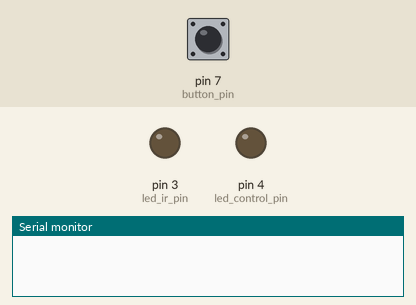
Simulated run of this sketch. Board: Arduino Uno, built with avr-gcc and run on an emulated ATmega328P. On the bench: output pins drawn as LEDs (lit = HIGH), the last lines printed to the serial monitor. Inputs (shaded band) come from the test bench; at power-on: pin 7 (button_pin) LOW.

Above: at 1.2 s.
1.3 s: pin 7 (button_pin) pulled HIGH for 3.2 s
At 2.5 s:
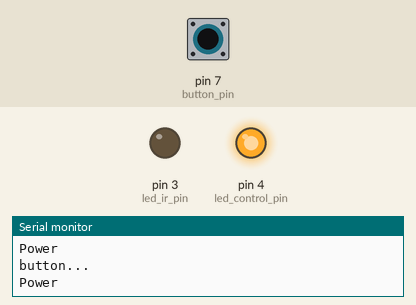
Timing chart, 0 to 6.8 s (numbered marks = the images above; inputs shaded):
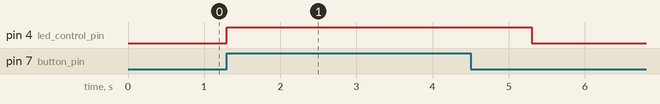

Measured:
- after the input at 1.3 s, pin 4 (led_control_pin): LOW → HIGH at once, → LOW 4.0 s later

The sketch:

remote.ino
```cpp
#include <IRremote.h>
IRsend irsend;

const int led_ir_pin = 3;
const int led_control_pin = 4;
const int button_pin = 7;

int last_action = 0;
int wait = 1000;


// Samsung remote IT codes.
// Source: http://arduinostuff.blogspot.de/2011/06/samsung-remote-ir-codes.html

// volume up
unsigned int S_vup[68]={4600,4350,650,1550,700,1500,700,1550,700,400,700,400,700,450,650,450,700,400,700,1500,700,1550,650,1550,700,400,700,400,700,450,650,450,700,400,700,1500,700,1550,650,1550,700,400,700,450,700,400,700,400,700,400,700,450,650,450,650,450,650,1550,700,1500,700,1550,700,1500,700,1550,650};

// volume down
unsigned int S_vdown[68]={4600,4350,700,1550,650,1550,700,1500,700,450,650,450,700,400,700,400,700,400,700,1550,700,1500,700,1550,700,400,700,400,700,400,700,450,650,450,650,1550,700,1500,700,450,650,1550,700,400,700,400,700,450,700,400,700,400,700,400,700,1550,700,400,700,1500,700,1500,700,1550,700,1500,700};
/************************************************/

// power on/off
unsigned int S_pwr[68]={4600,4350,700,1550,650,1550,650,1600,650,450,650,450,650,450,650,450,700,400,700,1550,650,1550,650,1600,650,450,650,450,650,450,700,450,650,450,650,450,650,1550,700,450,650,450,650,450,650,450,650,450,700,400,650,1600,650,450,650,1550,650,1600,650,1550,650,1550,700,1550,650,1550,650};

void setup()
{
  Serial.begin(9600);
  pinMode(led_ir_pin, OUTPUT);
  pinMode(led_control_pin, OUTPUT);
  pinMode(button_pin, INPUT);
}

void loop()
{
  if(digitalRead(button_pin) == HIGH && last_action+wait <  millis()) {
    Serial.println("button...");
    led_on();
    last_action = millis();
    power();
  } else if (last_action+wait <  millis()) {
    led_off();
  }

}

void led_on()
{
  digitalWrite(led_control_pin, HIGH);
}

void led_off()
{
  digitalWrite(led_control_pin, LOW);
}

void volume_up()
{
  Serial.println("Volume up");
  irsend.sendRaw(S_vup, 68, 38);
}

void volume_down()
{
  Serial.println("Volume down");
  irsend.sendRaw(S_vdown, 68, 38);
}

void power()
{
  Serial.println("Power");
  irsend.sendRaw(S_pwr, 68, 38);
//  irsend.sendSamsung()
}
```
